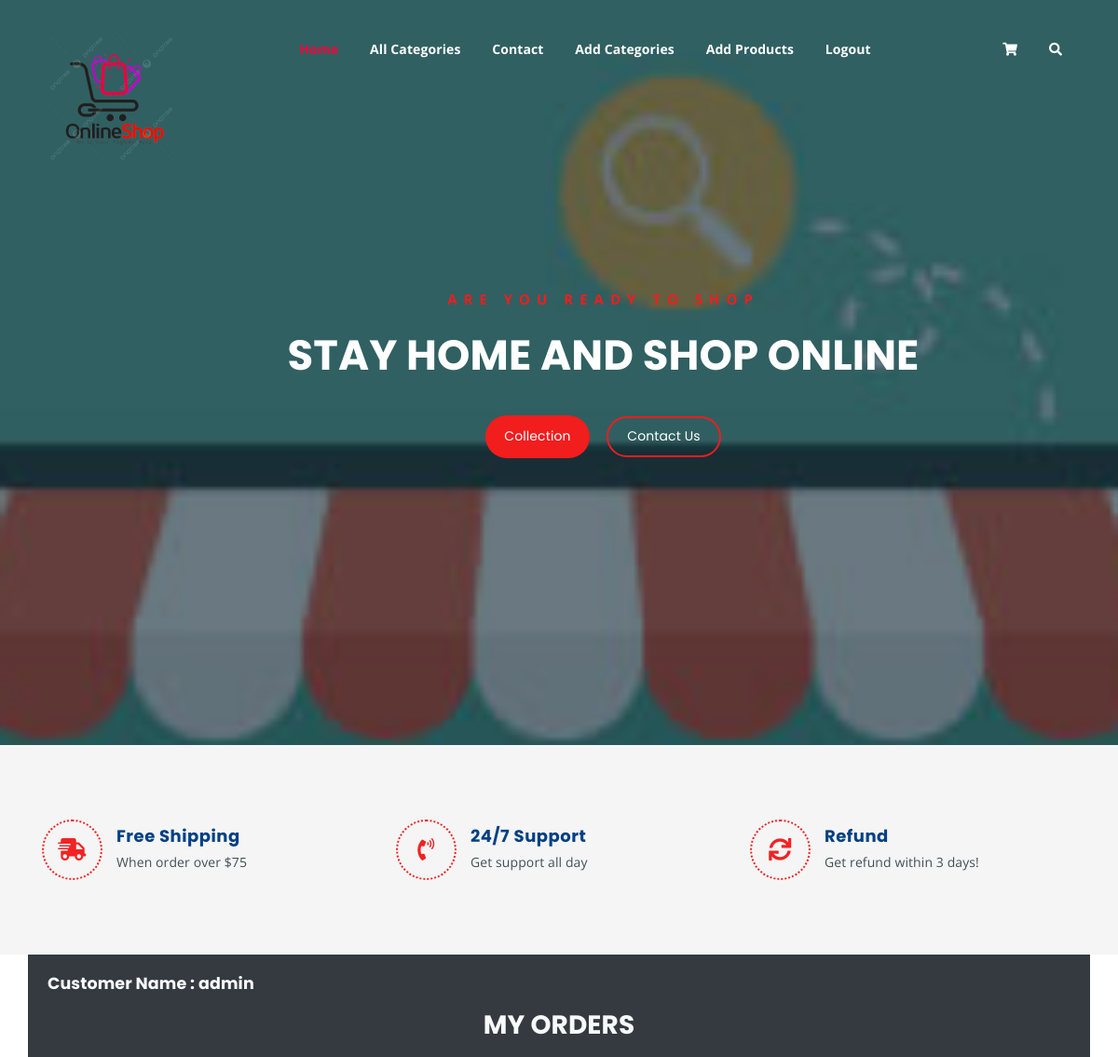
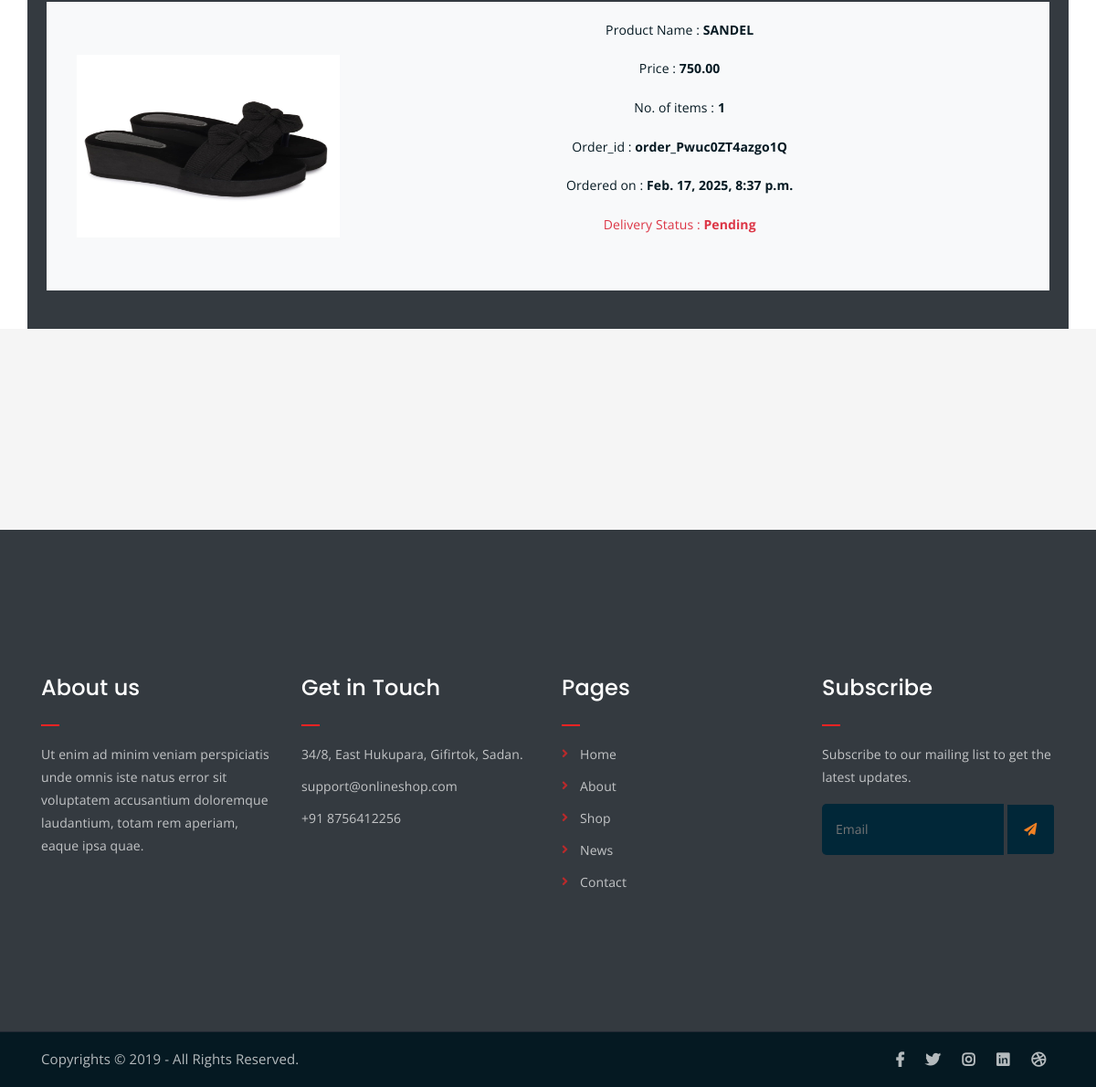
The page /my_order (signed in) on the database its author committed (2 pictures, top to bottom).
### cart/models.py (models this page shows, shortened)
class OrderDetails(models.Model):
    product = models.ForeignKey(Product, on_delete=models.CASCADE)
    user = models.ForeignKey(User, on_delete=models.CASCADE)
    no_of_items = models.IntegerField()
    address = models.TextField()
    phone = models.BigIntegerField()
    pin = models.IntegerField()
    order_id = models.CharField(max_length=30)
    payment_status = models.CharField(max_length=30,default="Pending")
    delivery_status = models.CharField(max_length=30,default="Pending")
    order_date = models.DateTimeField(auto_now_add=True)

### shop/models.py (models this page shows, shortened)
class Product(models.Model):
    name = models.CharField(max_length=15)
    image = models.ImageField(upload_to='media/products', blank=True, null=True)
    description = models.TextField()
    price = models.DecimalField(max_digits=10, decimal_places=2)
    stock = models.IntegerField()
    available = models.BooleanField(default=True)
    created = models.DateTimeField(auto_now_add=True)
    updated = models.DateTimeField(auto_now=True)
    category = ForeignKey(Category, on_delete=models.CASCADE,related_name="products")

### cart/views.py (the view)
# urls.py: path('my_order', views.myOrders, name='my_order')
def myOrders(request):
    u = request.user
    o = OrderDetails.objects.filter(user=u,payment_status="completed")
    context = {'orders':o}
    return render(request,'my_orders.html',context)

### cart/context_processors.py (called while the page is built)
def count_items(request):
    u = request.user
    count = 0
    if request.user.is_authenticated:
        c = Cart.objects.filter(user=u)
        for i in c:
            count = count+i.quantity
    return {'count':count}

### shop/context_processors.py (called while the page is built)
def links(request):
    c = Category.objects.all()
    return {'links':c}

### template/my_orders.html
{% extends 'base.html' %}
{% block content %}
<div class="container bg-dark p-4">
    <h5 class="text-light">Customer Name : {{user.username}}</h5>
    <h3 class="text-light text-center mb-4 mt-3">MY ORDERS</h3>
    {% for i in orders %}
    <div class="container bg-light mb-4">
                <div class="card-body">
                    <div class="d-flex align-items-center">
                        <img src="{{i.product.image.url}}" width="300" height="200">
        <div class="text-center w-75">
            <p>Product Name : <b>{{i.product.name}}</b></p>
        <p>Price : <b>{{i.product.price}}</b></p>
        <p>No. of items : <b>{{i.no_of_items}}</b></p>
        <p>Order_id : <b>{{i.order_id}}</b></p>
        <p>Ordered on : <b>{{i.order_date}}</b></p>
        <p class="text-danger">Delivery Status : <b>{{i.delivery_status}}</b></p><br>
        </div>
                    </div>
        </div>
    </div>
    {% endfor %}
</div>
{% endblock %}

### static/css/main.css (style rules this page uses)
html { font-size: 14px; font-weight: 400; line-height: 28px; height: 100%; }
body { font-family: "Open Sans", sans-serif; font-weight: 400; font-size: 1rem; letter-spacing: 0.1px; line-height: 1.8; color: #051922; overflow-x: hidden; }
body img { max-width: 100%; }
h1, .h1, h2, .h2, h3, .h3, h4, .h4, h5, .h5, h6, .h6 { font-family: "Poppins", sans-serif; font-weight: 700; margin: 0 0 1.25rem 0; color: #004085; }
h3, .h3 { font-size: 2rem; font-weight: 700; line-height: 2.25rem; }
h5, .h5 { font-size: 1.25rem; font-weight: 700; line-height: 1.5rem; }
p { font-family: "Open Sans", sans-serif; font-weight: 400; font-size: 1rem; letter-spacing: 0.1px; line-height: 1.8; color: #051922; margin: 0 0 1.25rem 0; }
html, body { height: 100%; }

### rows shown on the page
OrderDetails: product.image (picture), product.name "SANDEL", product.price "750.00", no_of_items "1", order_id "order_Pwuc0ZT4azgo1Q", order_date "Feb. 17, 2025, 8:37 p.m.", delivery_status "Pending"

### other values the page prints
{{ user.username }} "admin"
